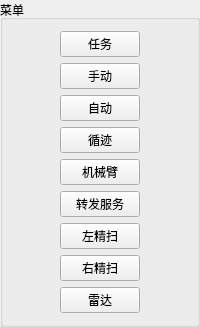
     <widget class="QGroupBox" name="groupBox_5">
      <property name="sizePolicy">
       <sizepolicy hsizetype="Maximum" vsizetype="Expanding">
        <horstretch>0</horstretch>
        <verstretch>0</verstretch>
       </sizepolicy>
      </property>
      <property name="title">
       <string>菜单</string>
      </property>
      <layout class="QGridLayout" name="gridLayout">
       <item row="8" column="0">
        <widget class="QPushButton" name="Robot_Sense_Show">
         <property name="sizePolicy">
          <sizepolicy hsizetype="Maximum" vsizetype="Preferred">
           <horstretch>0</horstretch>
           <verstretch>0</verstretch>
          </sizepolicy>
         </property>
         <property name="text">
          <string>雷达</string>
         </property>
        </widget>
       </item>
       <item row="5" column="0">
        <widget class="QPushButton" name="Tran_Photo_Show">
         <property name="sizePolicy">
          <sizepolicy hsizetype="Maximum" vsizetype="Preferred">
           <horstretch>0</horstretch>
           <verstretch>0</verstretch>
          </sizepolicy>
         </property>
         <property name="text">
          <string>转发服务</string>
         </property>
        </widget>
       </item>
       <item row="6" column="0">
        <widget class="QPushButton" name="Zivid_Camera_120_Show">
         <property name="sizePolicy">
          <sizepolicy hsizetype="Maximum" vsizetype="Preferred">
           <horstretch>0</horstretch>
           <verstretch>0</verstretch>
          </sizepolicy>
         </property>
         <property name="text">
          <string>左精扫</string>
         </property>
        </widget>
       </item>
       <item row="0" column="0">
        <widget class="QPushButton" name="Work_Widget_Show">
         <property name="sizePolicy">
          <sizepolicy hsizetype="Maximum" vsizetype="Preferred">
           <horstretch>0</horstretch>
           <verstretch>0</verstretch>
          </sizepolicy>
         </property>
         <property name="text">
          <string>任务</string>
         </property>
        </widget>
       </item>
       <item row="7" column="0">
        <widget class="QPushButton" name="Zivid_Camera_121_Show">
         <property name="sizePolicy">
          <sizepolicy hsizetype="Maximum" vsizetype="Preferred">
           <horstretch>0</horstretch>
           <verstretch>0</verstretch>
          </sizepolicy>
         </property>
         <property name="text">
          <string>右精扫</string>
         </property>
        </widget>
       </item>
       <item row="1" column="0">
        <widget class="QPushButton" name="AGV_Show">
         <property name="sizePolicy">
          <sizepolicy hsizetype="Maximum" vsizetype="Preferred">
           <horstretch>0</horstretch>
           <verstretch>0</verstretch>
          </sizepolicy>
         </property>
         <property name="text">
          <string>手动</string>
         </property>
        </widget>
       </item>
       <item row="4" column="0">
        <widget class="QPushButton" name="Huayan_Show">
         <property name="sizePolicy">
          <sizepolicy hsizetype="Maximum" vsizetype="Preferred">
           <horstretch>0</horstretch>
           <verstretch>0</verstretch>
          </sizepolicy>
         </property>
         <property name="text">
          <string>机械臂</string>
         </property>
        </widget>
       </item>
       <item row="2" column="0">
        <widget class="QPushButton" name="Auto_Show">
         <property name="sizePolicy">
          <sizepolicy hsizetype="Maximum" vsizetype="Preferred">
           <horstretch>0</horstretch>
           <verstretch>0</verstretch>
          </sizepolicy>
         </property>
         <property name="text">
          <string>自动</string>
         </property>
        </widget>
       </item>
       <item row="3" column="0">
        <widget class="QPushButton" name="Tracking_Show">
         <property name="sizePolicy">
          <sizepolicy hsizetype="Maximum" vsizetype="Preferred">
           <horstretch>0</horstretch>
           <verstretch>0</verstretch>
          </sizepolicy>
         </property>
         <property name="text">
          <string>循迹</string>
         </property>
        </widget>
       </item>
      </layout>
     </widget>
